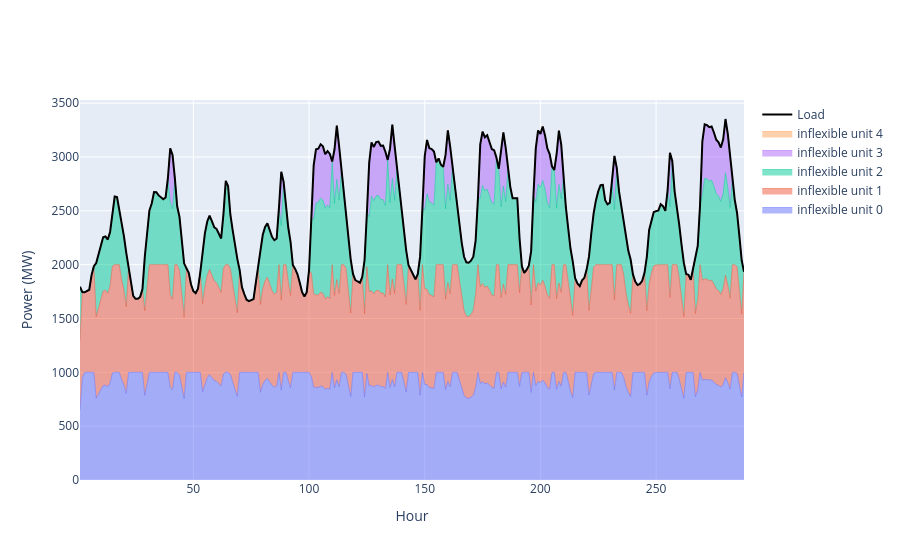

The code cell stored with this chart in its notebook:
### Code cell
st = Setup()
flexible_units = [st.units(1, "inflexible unit", 500, 1000, i, 0, 300, 0, True, 0) for i in range(5)]

st.setup_generator_bids(flexible_units)
mo = Market(st.original_bids, st.load_schedule.iloc[0:24*6*2])
mo.start()
chart(mo.logs)

### Figure 1 — Plotly figure (JSON) as saved in the notebook; plotly's stock layout.template omitted (floating-point values rounded to 4 significant figures; data arrays with more than 128 entries replaced by an {"elided": "..."} marker saying what was removed)
{"data": [{"line": {"width": 0.5}, "mode": "lines", "name": "inflexible unit 0", "stackgroup": "one", "type": "scatter", "x": {"elided": "288 int values"}, "y": {"elided": "288 float values"}}, {"line": {"width": 0.5}, "mode": "lines", "name": "inflexible unit 1", "stackgroup": "one", "type": "scatter", "x": {"elided": "288 int values"}, "y": {"elided": "288 float values"}}, {"line": {"width": 0.5}, "mode": "lines", "name": "inflexible unit 2", "stackgroup": "one", "type": "scatter", "x": {"elided": "288 int values"}, "y": {"elided": "288 float values"}}, {"line": {"width": 0.5}, "mode": "lines", "name": "inflexible unit 3", "stackgroup": "one", "type": "scatter", "x": {"elided": "288 int values"}, "y": {"elided": "288 float values"}}, {"line": {"width": 0.5}, "mode": "lines", "name": "inflexible unit 4", "stackgroup": "one", "type": "scatter", "x": {"elided": "288 int values"}, "y": {"elided": "288 float values"}}, {"line": {"color": "black", "width": 2}, "mode": "lines", "name": "Load", "type": "scatter", "x": {"elided": "288 int values"}, "y": {"elided": "288 float values"}}], "layout": {"xaxis": {"title": {"text": "Hour"}}, "yaxis": {"title": {"text": "Power (MW)"}}}}
